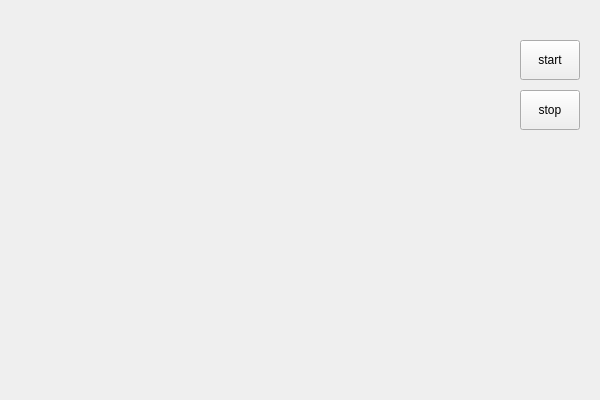
<?xml version="1.0" encoding="UTF-8"?>
<ui version="4.0">
 <class>GameWindow</class>
 <widget class="QWidget" name="GameWindow">
  <property name="geometry">
   <rect>
    <x>0</x>
    <y>0</y>
    <width>600</width>
    <height>400</height>
   </rect>
  </property>
  <property name="windowTitle">
   <string>游戏界面</string>
  </property>
  <widget class="QPushButton" name="btn_start">
   <property name="geometry">
    <rect>
     <x>520</x>
     <y>40</y>
     <width>60</width>
     <height>40</height>
    </rect>
   </property>
   <property name="text">
    <string>start</string>
   </property>
  </widget>
  <widget class="QPushButton" name="btn_stop">
   <property name="geometry">
    <rect>
     <x>520</x>
     <y>90</y>
     <width>60</width>
     <height>40</height>
    </rect>
   </property>
   <property name="text">
    <string>stop</string>
   </property>
  </widget>
 </widget>
 <resources/>
 <connections/>
</ui>
